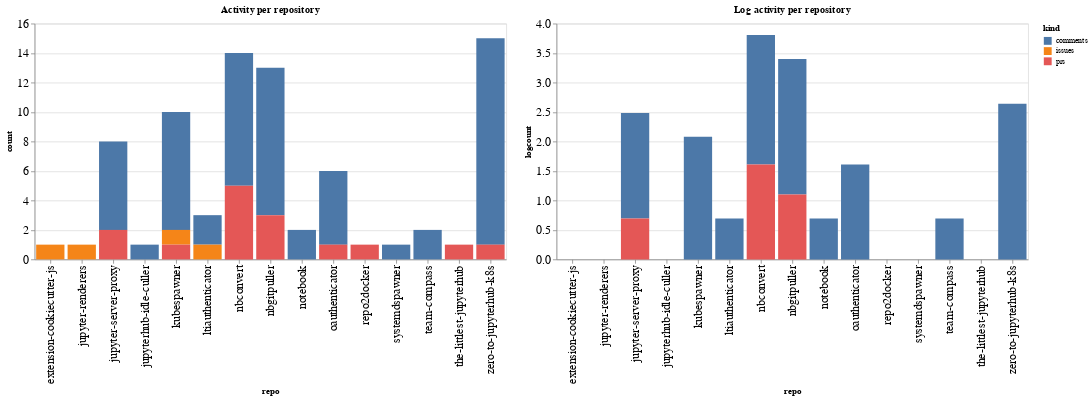

Notebook code cell kept with this figure:
### Code cell
ch1 = alt.Chart(repo_summaries, width=600, title="Activity per repository").mark_bar().encode(
    x='repo',
    y='count',
    color='kind',
    tooltip="kind"
)

ch2 = alt.Chart(repo_summaries, width=600, title="Log activity per repository").mark_bar().encode(
    x='repo',
    y='logcount',
    color='kind',
    tooltip="kind"
)

ch1 | ch2

### Figure 1 — Vega-Lite specification as saved in the notebook (floating-point values rounded to 4 significant figures)
{"config": {"axisLeft": {"labelFontSize": 15}, "axisBottom": {"labelFontSize": 15}}, "hconcat": [{"mark": "bar", "encoding": {"color": {"type": "nominal", "field": "kind"}, "tooltip": {"type": "nominal", "field": "kind"}, "x": {"type": "nominal", "field": "repo"}, "y": {"type": "quantitative", "field": "count"}}, "title": "Activity per repository", "width": 600}, {"mark": "bar", "encoding": {"color": {"type": "nominal", "field": "kind"}, "tooltip": {"type": "nominal", "field": "kind"}, "x": {"type": "nominal", "field": "repo"}, "y": {"type": "quantitative", "field": "logcount"}}, "title": "Log activity per repository", "width": 600}], "data": {"name": "data-af36a12230ac850aa08a34bff24d9bc8"}, "$schema": "https://vega.github.io/schema/vega-lite/v4.8.1.json", "datasets": {"data-af36a12230ac850aa08a34bff24d9bc8": [{"repo": "extension-cookiecutter-js", "kind": "issues", "count": 1, "logcount": 0.0}, {"repo": "jupyter-renderers", "kind": "issues", "count": 1, "logcount": 0.0}, {"repo": "jupyter-server-proxy", "kind": "comments", "count": 6, "logcount": 1.792}, {"repo": "jupyter-server-proxy", "kind": "prs", "count": 2, "logcount": 0.6931}, {"repo": "jupyterhub-idle-culler", "kind": "comments", "count": 1, "logcount": 0.0}, {"repo": "kubespawner", "kind": "comments", "count": 8, "logcount": 2.079}, {"repo": "kubespawner", "kind": "issues", "count": 1, "logcount": 0.0}, {"repo": "kubespawner", "kind": "prs", "count": 1, "logcount": 0.0}, {"repo": "ltiauthenticator", "kind": "comments", "count": 2, "logcount": 0.6931}, {"repo": "ltiauthenticator", "kind": "issues", "count": 1, "logcount": 0.0}, {"repo": "nbconvert", "kind": "comments", "count": 9, "logcount": 2.197}, {"repo": "nbconvert", "kind": "prs", "count": 5, "logcount": 1.609}, {"repo": "nbgitpuller", "kind": "comments", "count": 10, "logcount": 2.303}, {"repo": "nbgitpuller", "kind": "prs", "count": 3, "logcount": 1.099}, {"repo": "notebook", "kind": "comments", "count": 2, "logcount": 0.6931}, {"repo": "oauthenticator", "kind": "comments", "count": 5, "logcount": 1.609}, {"repo": "oauthenticator", "kind": "prs", "count": 1, "logcount": 0.0}, {"repo": "repo2docker", "kind": "prs", "count": 1, "logcount": 0.0}, {"repo": "systemdspawner", "kind": "comments", "count": 1, "logcount": 0.0}, {"repo": "team-compass", "kind": "comments", "count": 2, "logcount": 0.6931}, {"repo": "the-littlest-jupyterhub", "kind": "prs", "count": 1, "logcount": 0.0}, {"repo": "zero-to-jupyterhub-k8s", "kind": "comments", "count": 14, "logcount": 2.639}, {"repo": "zero-to-jupyterhub-k8s", "kind": "prs", "count": 1, "logcount": 0.0}]}}
